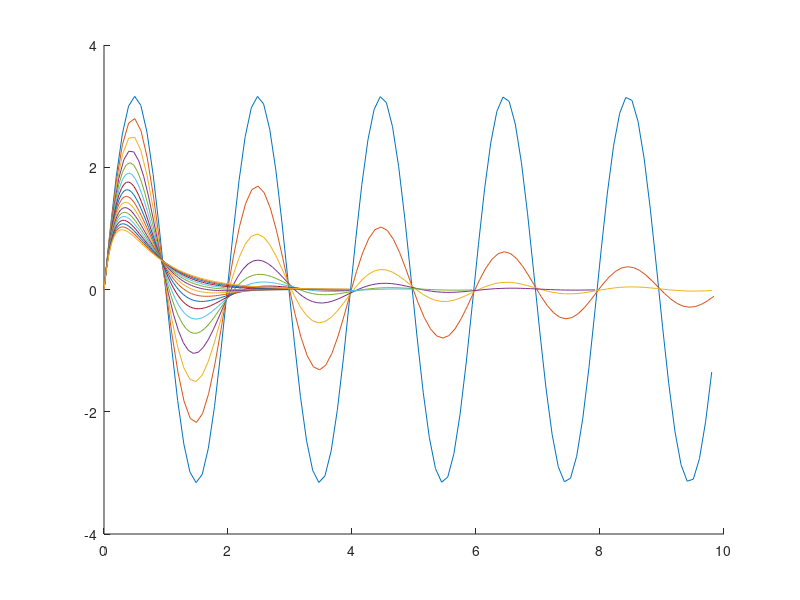

Reproduce this figure in MATLAB.
s = tf('s');
w = 3.16; 
hold on
for i = 0.00:0.08:1.30
 zeta = i;  
 sys = w^2 / (s^2 + 2*zeta*w*s + w^2); 
 [y,t]=impulse(sys); % impulse response
 plot_t = t(1:100)
 plot_y = y(1:100)
 plot(plot_t,plot_y)
end
